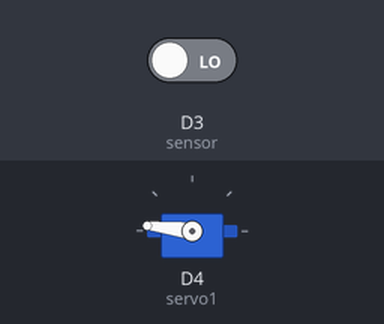
This sketch was run on a simulated ESP8266 (NodeMCU). On the bench: servo. The inputs (shaded band) are chosen by the test bench; at power-on: D3 (sensor) LOW.

Above: at 0.15 s.
At 8.0 s:
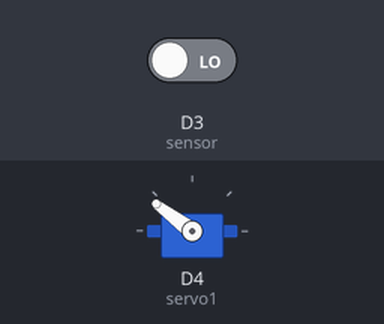
8.1 s: D3 (sensor) driven HIGH
At 8.25 s:
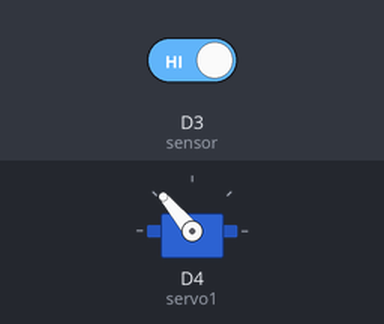
Timing chart, 0 to 18.7 s (numbered marks = the images above; inputs shaded):
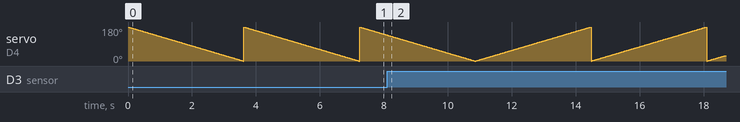

The sketch:

server_motor.ino
```cpp
#include <Servo.h>
Servo servo1;
int data;
int sensor=D3;// variable to store the servo position
// red to Vcc , brown to gnd, orange to data 3 continous pins
void setup() {
   pinMode(D3,INPUT);
  servo1.attach(D4); //the pin to which the server motor is attached

}

void loop()
{

  data=digitalRead(sensor);
  if(data==HIGH)
  {
    for(int i=0; i<=180; i++)
    {
     servo1.write(i);
      delay(20);
    }

  }
  else
  {

      for(int i=180; i>=0; i--)
      {
      servo1.write(i);
      delay(20);
      }

   }


}
```
